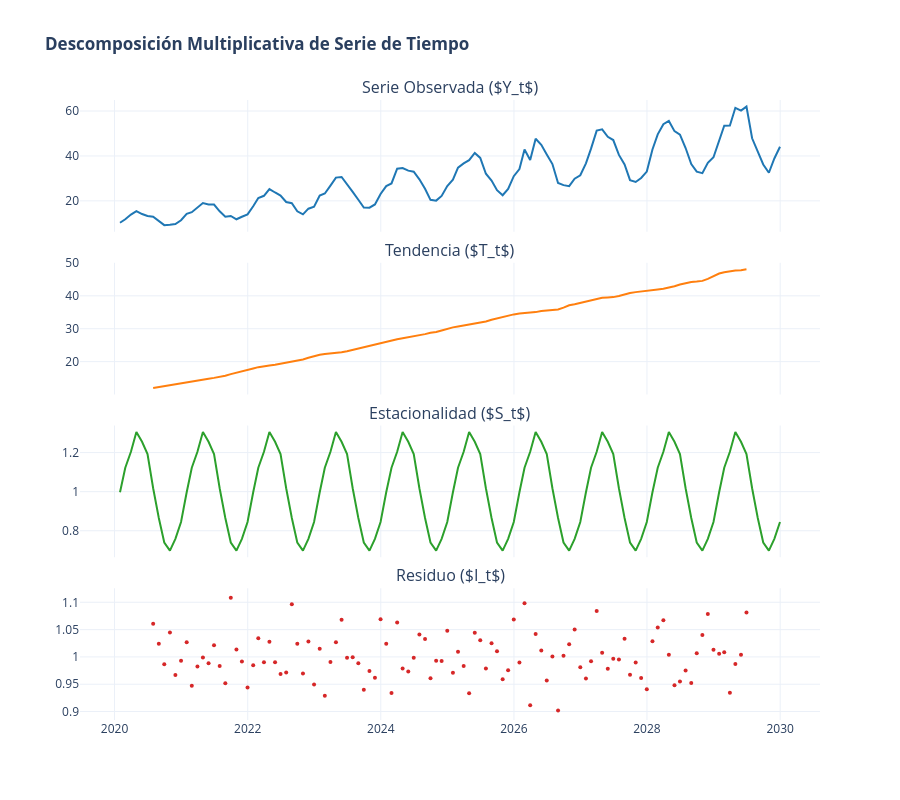

Here is the notebook cell this chart was saved with:
### Markdown cell above
<div style="text-align: justify; line-height: 1.5; font-size: 18px;"> 

## 1.Descomposición Aditiva y Multiplicativa

### Concepto
El análisis clásico de series de tiempo asume que una observación $Y_t$ en el instante $t$ se compone de cuatro elementos fundamentales:
* **Tendencia ($T_t$):** La dirección general de largo plazo de la serie (creciente, decreciente o constante).
* **Estacionalidad ($S_t$):** Patrones repetitivos a intervalos regulares de tiempo (diario, mensual, trimestral).
* **Ciclos ($C_t$):** Fluctuaciones de más largo plazo sin una periodicidad fija (asociadas a ciclos económicos). En la práctica suele agruparse junto con la tendencia ($T_t \cdot C_t$).
* **Residuo o Irregularidad ($I_t$ o $E_t$):** Ruido aleatorio no predecible ni atribuible a las componentes estructurales.

Dependiendo de cómo interactúan la amplitud de las variaciones estacionales con el nivel de la tendencia, se definen dos esquemas principales:

1. **Modelo Aditivo:** Se utiliza cuando las fluctuaciones estacionales permanecen de magnitud relativamente constante a lo largo del tiempo, independientemente del nivel general de la serie.

2. **Modelo Multiplicativo:** Se utiliza cuando la magnitud de la variación estacional es proporcional al nivel general de la serie (las oscilaciones estacionales crecen o disminuyen conforme la tendencia sube o baja).

### Fórmulas Matemáticas

#### Modelo Aditivo
$$Y_t = T_t + S_t + C_t + I_t$$

Si agrupamos la tendencia y el ciclo en $T_t$:
$$Y_t = T_t + S_t + I_t$$

#### Modelo Multiplicativo
$$Y_t = T_t.S_t.C_t.I_t$$

O agrupando tendencia y ciclo:
$$Y_t = T_t.S_t.I_t$$

*Transformación Logarítmica:* Un modelo multiplicativo puede linealizarse convirtiéndose en aditivo mediante la aplicación de logaritmos:
$$\ln(Y_t) = \ln(T_t) + \ln(S_t) + \ln(I_t)$$

</div>

---

### Code cell
import numpy as np
import pandas as pd
import plotly.express as px
import plotly.graph_objects as go
from plotly.subplots import make_subplots
from statsmodels.tsa.seasonal import seasonal_decompose

# 1. Simulación de Serie de Tiempo Multiplicativa
np.random.seed(42)
time = pd.date_range(start="2020-01-01", periods=120, freq="M")
trend = np.linspace(10, 50, 120)
seasonal = 1 + 0.3 * np.sin(2 * np.pi * np.arange(120) / 12)
noise = np.random.normal(loc=1, scale=0.05, size=120)

values_mult = trend * seasonal * noise
df = pd.DataFrame({"Fecha": time, "Valor": values_mult}).set_index("Fecha")

# 2. Descomposición con Statsmodels
decomp = seasonal_decompose(df["Valor"], model="multiplicative", period=12)

# 3. Gráficos Interactivos con Plotly Graph Objects (go)
fig = make_subplots(
    rows=4, cols=1, 
    shared_xaxes=True,
    vertical_spacing=0.05,
    subplot_titles=("Serie Observada ($Y_t$)", "Tendencia ($T_t$)", "Estacionalidad ($S_t$)", "Residuo ($I_t$)")
)

fig.add_trace(go.Scatter(x=df.index, y=decomp.observed, mode="lines", name="Observado", line=dict(color="#1f77b4")), row=1, col=1)
fig.add_trace(go.Scatter(x=df.index, y=decomp.trend, mode="lines", name="Tendencia", line=dict(color="#ff7f0e")), row=2, col=1)
fig.add_trace(go.Scatter(x=df.index, y=decomp.seasonal, mode="lines", name="Estacionalidad", line=dict(color="#2ca02c")), row=3, col=1)
fig.add_trace(go.Scatter(x=df.index, y=decomp.resid, mode="markers", name="Residuo", marker=dict(color="#d62728", size=4)), row=4, col=1)

fig.update_layout(
    height=800, 
    title_text="<b>Descomposición Multiplicativa de Serie de Tiempo</b>",
    template="plotly_white",
    showlegend=False
)
fig.show()
